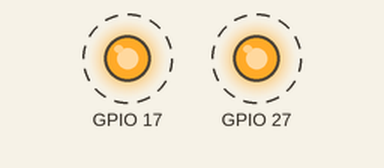
The program below on a simulated Raspberry Pi (BCM pin numbers). On the bench: output pins drawn as LEDs (lit = HIGH). Dashed ring = blinking. What the program prints to the terminal is not drawn. At 3.0 s the program stops and its outputs stay as they are.

Above: at 0.5 s.
Timing chart, 0 to 4.5 s (numbered marks = the images above):
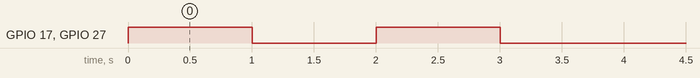

The program:

3_blink.py
```python
#!/usr/bin/python


from time import sleep # import the time function from the sleep library

import RPi.GPIO as GPIO # import our GPIO library


GPIO.setmode(GPIO.BCM) # set the board numbering system to BCM


# setup our output pins

GPIO.setup(17,GPIO.OUT)

GPIO.setup(27,GPIO.OUT)


# Turn LEDs on

print "Lights on"


GPIO.output(17,GPIO.HIGH)

GPIO.output(27,GPIO.HIGH)

sleep(1) # sleep for 1 second


# Turn LEDs off

print "Lights off"


GPIO.output(17,GPIO.LOW)

GPIO.output(27,GPIO.LOW)

sleep(1)


# Turn LEDs on

print "Lights on"


GPIO.output(17,GPIO.HIGH)

GPIO.output(27,GPIO.HIGH)

sleep(1)


# Turn LEDs off

print "lights off"

GPIO.output(17,GPIO.LOW)

GPIO.output(27,GPIO.LOW)

GPIO.cleanup() # the clean-up function will reset all the configurations made in this script. This will stop the warnings we got from the tutorial 2
```

Measured:
- by itself, GPIO 17, GPIO 27: alternates HIGH for 1.0 s and LOW for 1.0 s
